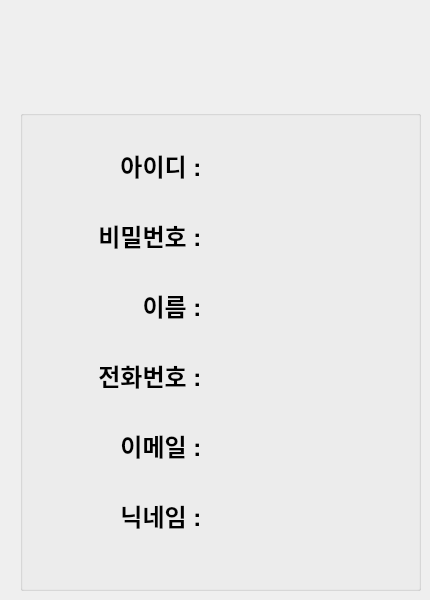
     <widget class="QWidget" name="page_3">
      <widget class="QPushButton" name="backtohome">
       <property name="geometry">
        <rect>
         <x>30</x>
         <y>40</y>
         <width>51</width>
         <height>51</height>
        </rect>
       </property>
       <property name="text">
        <string/>
       </property>
       <property name="icon">
        <iconset resource="pic.qrc">
         <normaloff>:/new/prefix1/back.png</normaloff>:/new/prefix1/back.png</iconset>
       </property>
       <property name="iconSize">
        <size>
         <width>50</width>
         <height>50</height>
        </size>
       </property>
       <property name="flat">
        <bool>true</bool>
       </property>
      </widget>
      <widget class="QGroupBox" name="groupBox">
       <property name="geometry">
        <rect>
         <x>20</x>
         <y>110</y>
         <width>401</width>
         <height>481</height>
        </rect>
       </property>
       <property name="title">
        <string/>
       </property>
       <widget class="QWidget" name="layoutWidget">
        <property name="geometry">
         <rect>
          <x>20</x>
          <y>30</y>
          <width>341</width>
          <height>51</height>
         </rect>
        </property>
        <layout class="QHBoxLayout" name="horizontalLayout">
         <item>
          <widget class="QLabel" name="label_16">
           <property name="styleSheet">
            <string notr="true">font: 10pt &quot;Ubuntu&quot;;</string>
           </property>
           <property name="text">
            <string>&lt;html&gt;&lt;head/&gt;&lt;body&gt;&lt;p align=&quot;right&quot;&gt;&lt;span style=&quot; font-size:18pt; font-weight:700;&quot;&gt;아이디 : &lt;/span&gt;&lt;/p&gt;&lt;/body&gt;&lt;/html&gt;</string>
           </property>
          </widget>
         </item>
         <item>
          <widget class="QLabel" name="label_mypage_id">
           <property name="styleSheet">
            <string notr="true">font: 700 18pt &quot;Ubuntu Condensed&quot;;
color: rgb(0, 0, 0);</string>
           </property>
           <property name="text">
            <string/>
           </property>
          </widget>
         </item>
        </layout>
       </widget>
       <widget class="QWidget" name="layoutWidget">
        <property name="geometry">
         <rect>
          <x>20</x>
          <y>100</y>
          <width>341</width>
          <height>51</height>
         </rect>
        </property>
        <layout class="QHBoxLayout" name="horizontalLayout_2">
         <item>
          <widget class="QLabel" name="label_30">
           <property name="styleSheet">
            <string notr="true">font: 10pt &quot;Ubuntu&quot;;</string>
           </property>
           <property name="text">
            <string>&lt;html&gt;&lt;head/&gt;&lt;body&gt;&lt;p align=&quot;right&quot;&gt;&lt;span style=&quot; font-size:18pt; font-weight:700;&quot;&gt;비밀번호 : &lt;/span&gt;&lt;/p&gt;&lt;/body&gt;&lt;/html&gt;</string>
           </property>
           <property name="margin">
            <number>1</number>
           </property>
          </widget>
         </item>
         <item>
          <widget class="QLabel" name="label_mypage_pw">
           <property name="styleSheet">
            <string notr="true">font: 700 18pt &quot;Ubuntu Condensed&quot;;
color: rgb(0, 0, 0);</string>
           </property>
           <property name="text">
            <string/>
           </property>
          </widget>
         </item>
        </layout>
       </widget>
       <widget class="QWidget" name="layoutWidget">
        <property name="geometry">
         <rect>
          <x>20</x>
          <y>170</y>
          <width>341</width>
          <height>51</height>
         </rect>
        </property>
        <layout class="QHBoxLayout" name="horizontalLayout_3">
         <item>
          <widget class="QLabel" name="label_20">
           <property name="styleSheet">
            <string notr="true">font: 10pt &quot;Ubuntu&quot;;</string>
           </property>
           <property name="text">
            <string>&lt;html&gt;&lt;head/&gt;&lt;body&gt;&lt;p align=&quot;right&quot;&gt;&lt;span style=&quot; font-size:18pt; font-weight:700;&quot;&gt;이름 : &lt;/span&gt;&lt;/p&gt;&lt;/body&gt;&lt;/html&gt;</string>
           </property>
          </widget>
         </item>
         <item>
          <widget class="QLabel" name="label_mypage_name">
           <property name="styleSheet">
            <string notr="true">font: 700 18pt &quot;Ubuntu Condensed&quot;;
color: rgb(0, 0, 0);</string>
           </property>
           <property name="text">
            <string/>
           </property>
          </widget>
         </item>
        </layout>
       </widget>
       <widget class="QWidget" name="layoutWidget">
        <property name="geometry">
         <rect>
          <x>20</x>
          <y>240</y>
          <width>341</width>
          <height>51</height>
         </rect>
        </property>
        <layout class="QHBoxLayout" name="horizontalLayout_4">
         <item>
          <widget class="QLabel" name="label_31">
           <property name="styleSheet">
            <string notr="true">font: 10pt &quot;Ubuntu&quot;;</string>
           </property>
           <property name="text">
            <string>&lt;html&gt;&lt;head/&gt;&lt;body&gt;&lt;p align=&quot;right&quot;&gt;&lt;span style=&quot; font-size:18pt; font-weight:700;&quot;&gt;전화번호 : &lt;/span&gt;&lt;/p&gt;&lt;/body&gt;&lt;/html&gt;</string>
           </property>
           <property name="margin">
            <number>1</number>
           </property>
          </widget>
         </item>
         <item>
          <widget class="QLabel" name="label_mypage_phone">
           <property name="styleSheet">
            <string notr="true">font: 700 18pt &quot;Ubuntu Condensed&quot;;
color: rgb(0, 0, 0);</string>
           </property>
           <property name="text">
            <string/>
           </property>
          </widget>
         </item>
        </layout>
       </widget>
       <widget class="QWidget" name="layoutWidget">
        <property name="geometry">
         <rect>
          <x>20</x>
          <y>310</y>
          <width>341</width>
          <height>51</height>
         </rect>
        </property>
        <layout class="QHBoxLayout" name="horizontalLayout_5">
         <item>
          <widget class="QLabel" name="label_32">
           <property name="styleSheet">
            <string notr="true">font: 10pt &quot;Ubuntu&quot;;</string>
           </property>
           <property name="text">
            <string>&lt;html&gt;&lt;head/&gt;&lt;body&gt;&lt;p align=&quot;right&quot;&gt;&lt;span style=&quot; font-size:18pt; font-weight:700;&quot;&gt;이메일 : &lt;/span&gt;&lt;/p&gt;&lt;/body&gt;&lt;/html&gt;</string>
           </property>
           <property name="margin">
            <number>1</number>
           </property>
          </widget>
         </item>
         <item>
          <widget class="QLabel" name="label_mypage_email">
           <property name="styleSheet">
            <string notr="true">font: 700 18pt &quot;Ubuntu Condensed&quot;;
color: rgb(0, 0, 0);</string>
           </property>
           <property name="text">
            <string/>
           </property>
          </widget>
         </item>
        </layout>
       </widget>
       <widget class="QWidget" name="layoutWidget_2">
        <property name="geometry">
         <rect>
          <x>20</x>
          <y>380</y>
          <width>341</width>
          <height>51</height>
         </rect>
        </property>
        <layout class="QHBoxLayout" name="horizontalLayout_6">
         <item>
          <widget class="QLabel" name="label_35">
           <property name="styleSheet">
            <string notr="true">font: 10pt &quot;Ubuntu&quot;;</string>
           </property>
           <property name="text">
            <string>&lt;html&gt;&lt;head/&gt;&lt;body&gt;&lt;p align=&quot;right&quot;&gt;&lt;span style=&quot; font-size:18pt; font-weight:700;&quot;&gt;닉네임 : &lt;/span&gt;&lt;/p&gt;&lt;/body&gt;&lt;/html&gt;</string>
           </property>
           <property name="margin">
            <number>1</number>
           </property>
          </widget>
         </item>
         <item>
          <widget class="QLabel" name="label_mypage_nick">
           <property name="styleSheet">
            <string notr="true">font: 700 18pt &quot;Ubuntu Condensed&quot;;
color: rgb(0, 0, 0);</string>
           </property>
           <property name="text">
            <string/>
           </property>
          </widget>
         </item>
        </layout>
       </widget>
      </widget>
     </widget>
